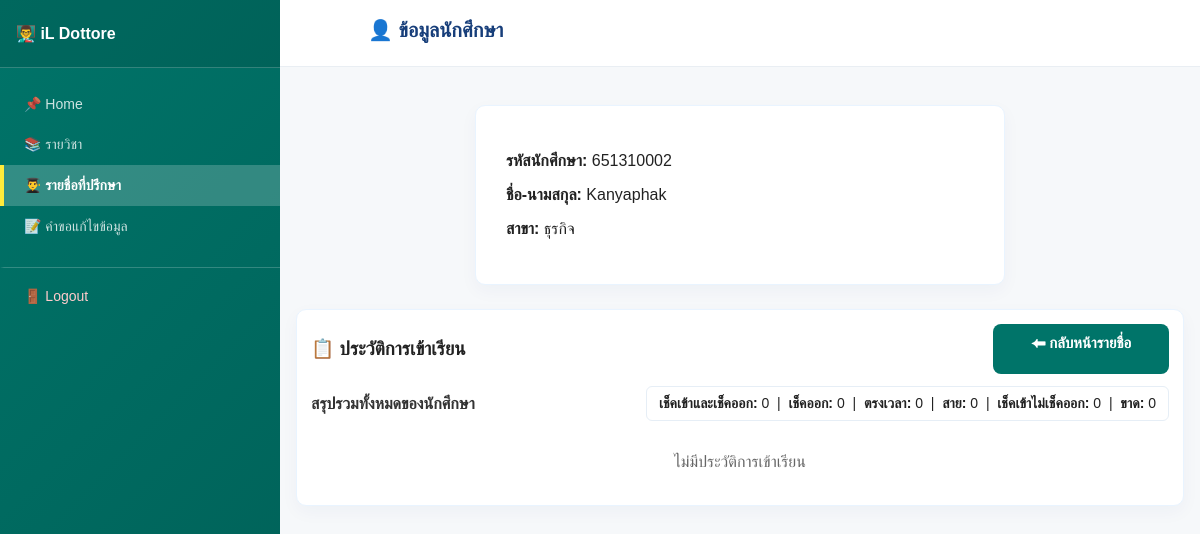
Screenshot of /liff/advisee_profile.php?id=110 (signed in) with the database file from the repository.
### tables this page shows
CREATE TABLE `students` (
  `user_id` int(11) NOT NULL,
  `student_code` varchar(20) DEFAULT NULL,
  `full_name` varchar(100) DEFAULT NULL,
  `class_group` varchar(50) DEFAULT NULL,
  `advisor_id` int(11) DEFAULT NULL
);

### liff/advisee_profile.php (the view, shortened to what this page needs)
<?php
include("../config.php");
$studentId = intval($_GET['id']);
$stmt = $conn->prepare("
  SELECT
    st.user_id,
    st.student_code,
    st.full_name,
    st.class_group,
    u.line_user_id
  FROM students st
  JOIN users u ON st.user_id = u.id
  WHERE st.user_id = ?
");
$stmt->bind_param("i", $studentId);
$stmt->execute();
$student = $stmt->get_result()->fetch_assoc();
$subjects = [];
$historyBySubject = [];
$summaryBySubject = [];
$totalSummary = [
    'present_checkout' => 0,
    'on_time' => 0,
    'late' => 0,
    'present_no_checkout' => 0,
    'absent' => 0
];
?>
<!DOCTYPE html>
<html>
<head>
<link rel="stylesheet" href="css/sidebar.css">
<link rel="stylesheet" href="css/advisee_profile.css">
<link rel="stylesheet" href="css/session_attendance.css">
<link rel="stylesheet" href="css/back-button.css">
</head>
<body>
<?php $currentPage = 'advisor_students.php'; include('sidebar.php'); ?>
<div class="main-wrapper">
  <div class="header">
    <h2 id="page-title">👤 ข้อมูลนักศึกษา</h2>
  </div>
  <div class="content-area">
    <div class="container page-container">
      <div class="card" style="max-width:500px;margin:0 auto;">
        <div class="profile-info">
          <p><strong>รหัสนักศึกษา:</strong> <?= htmlspecialchars($student['student_code']) ?></p>
          <p><strong>ชื่อ-นามสกุล:</strong> <?= htmlspecialchars($student['full_name']) ?></p>
          <p><strong>สาขา:</strong> <?= htmlspecialchars($student['class_group']) ?></p>
        </div>
      </div>
      <div class="card" style="margin-top:24px;">
        <div style="display:flex; justify-content:space-between; align-items:center; gap:12px;">
          <h3 style="margin:0;">📋 ประวัติการเข้าเรียน</h3>
          <a href="advisor_students.php" class="btn button-65">⬅ กลับหน้ารายชื่อ</a>
        </div>
        <div style="display:flex; justify-content:space-between; align-items:center; margin-top:12px; margin-bottom:12px; gap:12px; flex-wrap:wrap;">
          <div style="font-weight:600; color:#333;">สรุปรวมทั้งหมดของนักศึกษา</div>
          <div style="background:#fff; border:1px solid #e6eef6; padding:8px 12px; border-radius:6px; font-size:14px;">
            <strong>เช็คเข้าและเช็คออก:</strong> <?= htmlspecialchars($totalSummary['on_time'] + $totalSummary['late']) ?> &nbsp;|&nbsp;
            <strong>เช็คออก:</strong> <?= htmlspecialchars($totalSummary['present_checkout']) ?> &nbsp;|&nbsp;
            <strong>ตรงเวลา:</strong> <?= htmlspecialchars($totalSummary['on_time']) ?> &nbsp;|&nbsp;
            <strong>สาย:</strong> <?= htmlspecialchars($totalSummary['late']) ?> &nbsp;|&nbsp;
            <strong>เช็คเข้าไม่เช็คออก:</strong> <?= htmlspecialchars($totalSummary['present_no_checkout']) ?> &nbsp;|&nbsp;
            <strong>ขาด:</strong> <?= htmlspecialchars($totalSummary['absent']) ?>
          </div>
        </div>
        <?php if (!empty($historyBySubject)): ?>
          <div class="section-divider" aria-hidden="true"></div>
          <?php $firstSubject = true; foreach ($historyBySubject as $subjectName => $sessions):
            $meta = $subjects[$subjectName] ?? [];
            $subjectCode = $meta['subject_code'] ?? '';
            $teacherName = $meta['teacher_name'] ?? $meta['full_name'] ?? ($meta['title'] ? $meta['title'].' '.$meta['full_name'] : 'ไม่ระบุ');
            $subjectId = $meta['subject_id'] ?? '';
            $summ = $summaryBySubject[$subjectName] ?? ['present_checkout'=>0,'on_time'=>0,'late'=>0,'present_no_checkout'=>0,'absent'=>0];
            $totalCheckins = ($summ['on_time'] ?? 0) + ($summ['late'] ?? 0);
          ?>
          <?php if (!$firstSubject): ?>
            <div class="section-divider" aria-hidden="true"></div>
          <?php endif; ?>
          <div class="subject-card">
            <div style="display:flex; justify-content:space-between; align-items:center; padding:12px 16px; background:#fff;">
              <div>
                <div style="font-weight:700; font-size:15px;"><?= htmlspecialchars($subjectCode) ?> — <?= htmlspecialchars($subjectName) ?></div>
                <div style="color:#666; font-size:13px; margin-top:4px;">อาจารย์ผู้สอน: <?= htmlspecialchars($teacherName) ?></div>
              </div>
              <div style="text-align:right; background:#fff; border:1px solid #e6eef6; padding:8px 12px; border-radius:6px; font-size:13px; min-width:220px;">
                <div style="font-weight:700; margin-bottom:6px;">สรุปรายวิชา</div>
                <div>เช็คเข้าและเช็คออก: <strong><?= htmlspecialchars($totalCheckins) ?></strong></div>
                <div>เช็คออก: <strong><?= htmlspecialchars($summ['present_checkout']) ?></strong></div>
                <div>ตรงเวลา: <strong><?= htmlspecialchars($summ['on_time']) ?></strong> / สาย: <strong><?= htmlspecialchars($summ['late']) ?></strong></div>
                <div>เช็คเข้าแต่ไม่เช็คออก: <strong><?= htmlspecialchars($summ['present_no_checkout']) ?></strong></div>
                <div>ขาด: <strong><?= htmlspecialchars($summ['absent']) ?></strong></div>
              </div>
            </div>
            <div class="table-wrapper" style="padding:12px;">
              <table class="table attendance-table">
                <thead>
                  <tr class="table-header">
                    <th>รายละเอียด session</th>
                    <th>วันที่ session</th>
                    <th>เวลาเช็คชื่อเข้า</th>
                    <th>สถานะเข้า</th>
                    <th>เวลาเช็คชื่อออก</th>
                    <th>สถานะออก</th>
                  </tr>
                </thead>
                <tbody>
                  <?php if (!empty($sessions)): ?>
                    <?php foreach ($sessions as $sess):
                      $log = $sess['log'] ?? [];
                    ?>
                    <tr class="table-row">
                      <td><?= htmlspecialchars($sess['room_name'] ?? '-') ?></td>
                      <td>
                        <?php if (!empty($sess['session_date'])):
                          try {
                            $sessionDateObj = new DateTime($sess['session_date'], new DateTimeZone('Asia/Bangkok'));
                            $dayInThai = ['Sun' => 'อาทิตย์', 'Mon' => 'จันทร์', 'Tue' => 'อังคาร', 'Wed' => 'พุธ', 'Thu' => 'พฤหัสบดี', 'Fri' => 'ศุกร์', 'Sat' => 'เสาร์'];
                            $dayName = $dayInThai[$sessionDateObj->format('D')] ?? $sessionDateObj->format('D');
                            echo htmlspecialchars($sessionDateObj->format('d/m/Y') . ' (' . $dayName . ')');
                          } catch (Exception $e) {
                            echo htmlspecialchars($sess['session_date']);
                          }
                        else:
                          echo '-';
                        endif;
                        ?>
                      </td>
                      <td>
                        <?php if (!empty($log['checkin_time'])): ?>
                          <?= htmlspecialchars(date('H:i', strtotime($log['checkin_time']))) ?>
                        <?php elseif (!empty($log['checkin_status'])): ?>
                          <span style="color: #ff9800; font-size: 12px;">(เช็คแบบ manual)</span>
                        <?php else: ?>
                          -
                        <?php endif; ?>
                      </td>
                      <td>
                        <?php if (!empty($log['checkin_time']) || !empty($log['checkin_status'])): ?>
                          <?php if (($log['checkin_status'] ?? '') === 'late'): ?>
                            <span class="status-badge badge-late">⏱️ สาย</span>
                          <?php else: ?>
                            <span class="status-badge badge-on-time">✅ ตรงเวลา</span>
                          <?php endif; ?>
                        <?php else: ?>
                          <span class="status-badge badge-not-checked-out">-</span>
                        <?php endif; ?>
                      </td>
                      <td>
                        <?php if (!empty($log['checkout_time'])): ?>
                          <?= htmlspecialchars(date('H:i', strtotime($log['checkout_time']))) ?>
                        <?php elseif (!empty($log['checkout_status'])): ?>
                          <span style="color: #ff9800; font-size: 12px;">(เช็คแบบ manual)</span>
                        <?php elseif (!empty($log['checkin_time'])): ?>
                          <span style="color: #ff9800;">⏳ รอเช็คชื่อออก</span>
                        <?php else: ?>
                          -
                        <?php endif; ?>
                      </td>
                      <td>
                        <?php if (!empty($log['checkout_time']) || !empty($log['checkout_status'])): ?>
                          <span class="status-badge <?= ($log['checkout_status'] ?? '') === 'checked-out' ? 'badge-checked-out' : 'badge-not-checked-out' ?>">
                            <?= ($log['checkout_status'] ?? '') === 'checked-out' ? '✅ เช็คออก' : '❌ ไม่เช็คออก' ?>
                          </span>
                        <?php else: ?>
                          <span class="status-badge badge-not-checked-out">-</span>
                        <?php endif; ?>
                      </td>
                    </tr>
                    <?php endforeach; ?>
                  <?php else: ?>
                    <tr><td colspan="6" style="text-align:center; color:#666; padding:20px;">ยังไม่มี session สำหรับรายวิชานี้</td></tr>
                  <?php endif; ?>
                </tbody>
              </table>
            </div>
          </div>
          <?php $firstSubject = false; endforeach; ?>
        <?php else: ?>
          <div style="padding:20px; text-align:center; color:#666;">ไม่มีประวัติการเข้าเรียน</div>
        <?php endif; ?>
    </div>
  </div>
</div>
</body>
</html>

### liff/css/sidebar.css (style rules this page uses)
body { display: flex; flex-direction: row; margin: 0; height: 100vh; overflow: hidden; }
.main-wrapper { flex: 1; display: flex; flex-direction: column; overflow-y: auto; background: #f6f8fa; }
.header { background: #fff url('../image/teacher_dashboard-php.png') no-repeat 16px center; background-size: 56px; padding: 18px 18px 18px 88px; border-bottom: 1px solid #e9eef3; flex-shrink: 0; }
.content-area { flex: 1; overflow-y: auto; padding: 0; }
.container { max-width: 100%; margin: 22px auto; padding: 16px; width: 100%; box-sizing: border-box; }

### liff/css/back-button.css (style rules this page uses)
.button-65 { appearance: none; backface-visibility: hidden; background-color: #007469; border-radius: 10px; border-style: none; box-shadow: none; box-sizing: border-box; color: #fff; cursor: pointer; display: inline-block; font-family: Inter,-apple-system,system-ui,"Segoe UI",Helvetica,Arial,sans-serif; font-size: 15px; font-weight: 500; height: 50px; letter-spacing: normal; line-height: 1.5; outline: none; overflow: hidden; padding: 14px 30px; position: relative; text-align: center; text-decoration: none; transform: translate3d(0, 0, 0); transition: all .3s; user-select: none; -webkit-user-select: none; touch-action: manipulation; vertical-align: top; white-space: nowrap; }
@media (min-width: 768px) { .button-65 { padding: 14px 22px; width: 176px; } }

### liff/css/default_page.css (style rules this page uses)
body { font-family:Arial,Helvetica,sans-serif; background:#f6f8fa; color:#222; margin:0 }
.header { background:#fff url('../image/teacher_dashboard-php.png') no-repeat 16px center;background-size:56px; padding:18px 18px 18px 88px; border-bottom:1px solid #e9eef3 }
.container { max-width:980px; margin:22px auto; padding:16px }
.card { background:#fff; border-radius:8px; box-shadow:0 1px 3px rgba(0,0,0,0.06); padding:16px; margin-bottom:16px }
.btn { display:inline-block; padding:8px 12px; background:#007469; color:#fff; border-radius:6px; text-decoration:none }

### liff/advisee_profile.php (style rules this page uses)
.card { background: #fff; border: 1px solid #e9f4ff; border-radius: 10px; padding: 14px; box-shadow: 0 6px 18px rgba(30,60,120,0.04); margin-bottom: 18px; }
.profile-info { background-color: #fff; padding: 16px; border-radius: 8px; box-shadow: inset 0 1px 0 rgba(255,255,255,0.6); }
.header h2 { color: #173e7a; font-size: 20px; margin: 0 0 6px 0; }
.btn { display:inline-block; background:#007469; color:#fff; padding:8px 14px; border-radius:8px; text-decoration:none; font-weight:700; }

### rows the page displays
students: student_code "651310002", full_name "Kanyaphak", class_group "ธุรกิจ"

### other values shown
$_SESSION['teacher_name'] "iL Dottore"
$item['title'] "📌 Home"
$item['title'] "📚 รายวิชา"
$item['title'] "👨‍🎓 รายชื่อที่ปรึกษา"
$item['title'] "📝 คำขอแก้ไขข้อมูล"
$totalSummary['on_time'] + $totalSummary['late'] "0"
$totalSummary['present_checkout'] "0"
$totalSummary['on_time'] "0"
$totalSummary['late'] "0"
$totalSummary['present_no_checkout'] "0"
$totalSummary['absent'] "0"
